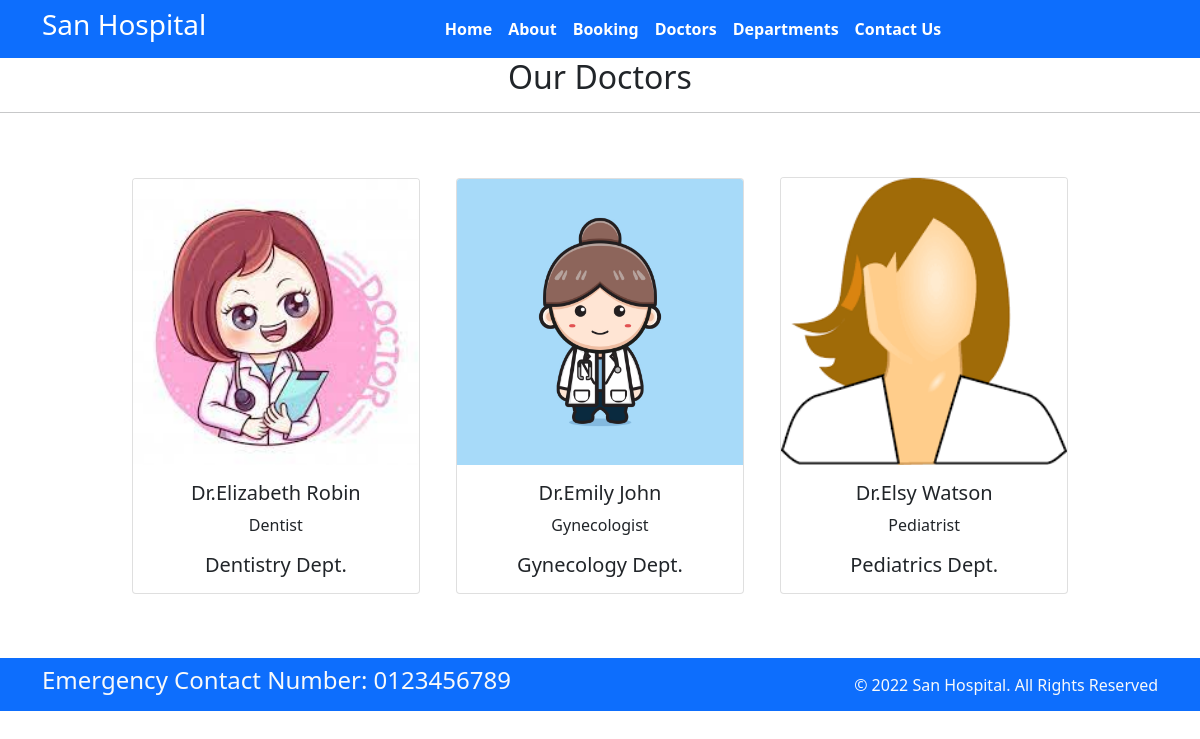
Page /doctors on the committed database.
### home/models.py (models this page shows, shortened)
class Doctors(models.Model):
    doc_name = models.CharField(max_length=100)
    doc_spec = models.CharField(max_length=100)
    dep_name = models.ForeignKey(Departments, on_delete=models.CASCADE)
    doc_image = models.ImageField(upload_to='doctors')

class Departments(models.Model):
    dep_name = models.CharField(max_length=100)
    dep_description = models.TextField()
    def __str__(self):
        return self.dep_name

### home/views.py (the view)
# urls.py: path('doctors', views.doctors, name='doctor'),
def doctors(request):
    doct={
        'doctors':Doctors.objects.all(),
    }
    return render(request, 'doctors.html', doct)

### Templates/doctors.html (shortened to what this page needs)
{% extends 'base.html' %}
{% block content%}
<h2 class="text-center">Our Doctors</h2>
<hr>
<div class="container text-center my-5">
{% for a in doctors %}
<div class="card text-center my-3 mx-3" style="width: 18rem; display: inline-block">
    <img src="{{a.doc_image.url}}" class="card-img-top img-fluid" alt="..." style="height:100% width:100%">
    <div class="card-body">
      <h5 class="card-title">Dr.{{a.doc_name}}</h5>
      <p class="card-text">{{a.doc_spec}}</p>
      <h5 class="card-text">{{a.dep_name}} Dept.</h5>
    </div>
  </div>
{% endfor %}
</div>
{%endblock%}

### Templates/base.html (shortened to what this page needs)
{% load static %}
<!DOCTYPE html>
<html>
  <head>
    <link rel="stylesheet"
      href=" https://cdn.jsdelivr.net/npm/bootstrap@5.1.3/dist/css/bootstrap.min.css ">
    <link rel="stylesheet"
      href="https://use.fontawesome.com/releases/v5.2.0/css/all.css">
      <link rel="stylesheet"
      href="{% static '/css/style.css' %}">
  </head>
  <body>
    <nav class="navbar bg-primary navbar-expand-md ">
      <div class="container">
        <div class="col-2 text-left pl-md-0">
          <h3 class="text-white"> San Hospital </h3>
        </div>
        <div
          class="collapse navbar-collapse justify-content-center col-md-8 navbar-collapse-3">
          <ul class="navbar-nav justify-content-center  fw-bold">
            <li class="nav-item active">
              <a class="nav-link text-white" href="{% url 'home' %}">Home </a>
            </li>
            <li class="nav-item">
              <a class="nav-link text-white" href=" {% url 'about' %}">About</a>
            </li>
            <li class="nav-item">
              <a class="nav-link text-white" href=" {% url 'book' %}">Booking</a>
            </li>
            <li class="nav-item">
              <a class="nav-link text-white" href=" {% url 'doctor' %}">Doctors</a>
            </li>
			 <li class="nav-item">
              <a class="nav-link text-white" href=" {% url 'departments' %}">Departments</a>
            </li>
            <li class="nav-item">
              <a class="nav-link text-white" href=" {% url 'contact' %}">Contact Us</a>
            </li>
          </ul>
        </div>
      </div>
    </nav>
    {% block content%}
    {%endblock%}
    <section class="">
      <footer class="pt-2 pb-2  bg-primary text-light">
        <div class="container">
          <div class="row align-items-center">
            <div class="col-12 col-md-8">
              <h4>Emergency Contact Number: 0123456789</h4>
            </div>
            <div class="col-12 col-md-4 mt-4 mt-md-0 text-center text-md-end">
              © 2022 San Hospital. All Rights Reserved
            </div>
          </div>
        </div>
      </footer>
    </section>
  </body>
</html>

### rows in the picture
Doctors: doc_image (picture), doc_name "Elizabeth Robin", doc_spec "Dentist", dep_name "Dentistry"
Doctors: doc_image (picture), doc_name "Emily John", doc_spec "Gynecologist", dep_name "Gynecology"
Doctors: doc_image (picture), doc_name "Elsy Watson", doc_spec "Pediatrist", dep_name "Pediatrics"
